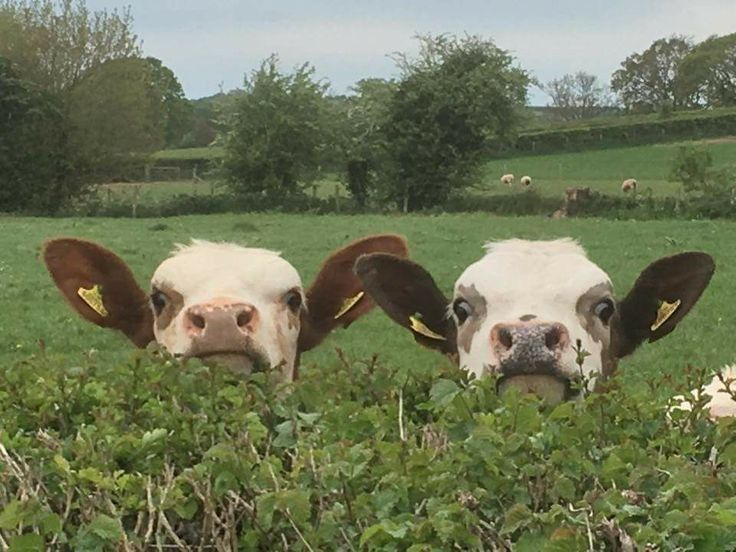
#> input picture img_2.jpg, 736 x 552 px
$ jupyter execute jTask_2.ipynb
#> lines starting #> are read from the running program, lines starting #| are printed output that depends on the picture; long printed decimals are rounded
[cell 1]
import numpy as np
import cv2
import matplotlib.pyplot as plt

image = cv2.imread('img_2.jpg')
#> image is the input picture: shape (552, 736, 3); mean B, G, R 87.5, 118.4, 112
image_gray = cv2.cvtColor(image, cv2.COLOR_BGR2GRAY)
plt.imshow(image_gray, cmap="gray")
plt.show()

[cell 2]
# Зашумление изображения при помощи шума гаусса, постоянного шума.
# Шум гаусса
mean = 0
stddev = 100
noise_gauss = np.zeros(image_gray.shape, np.uint8)
cv2.randn(noise_gauss, mean, stddev)
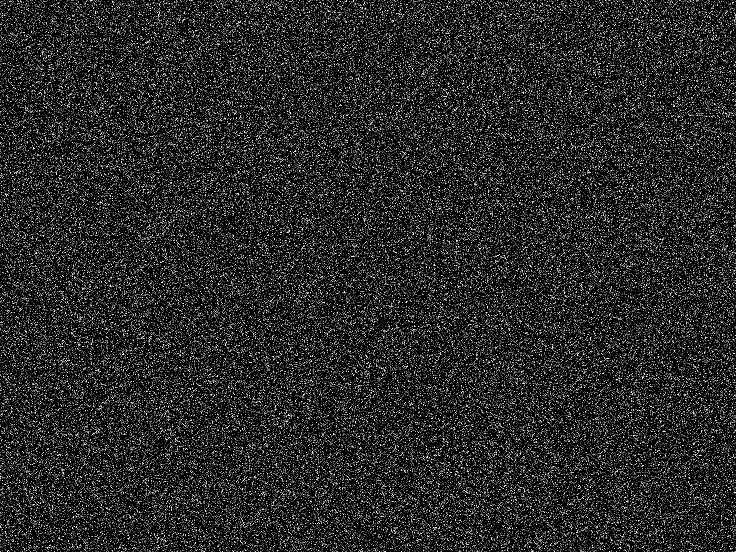
#> noise_gauss: shape (552, 736); min 0, max 255, mean 39.7
print('== noise_gauss ==')
print(noise_gauss)
#> (printed output is left out)

plt.imshow(noise_gauss, cmap="gray")
plt.show()

image_noise_gauss = cv2.add(image_gray,noise_gauss)
plt.imshow(image_noise_gauss, cmap="gray")
plt.show()

[cell 3]
# Постоянный шум
noise_uniform = np.zeros(image_gray.shape, np.float32)
a = 0
b = 50
cv2.randu(noise_uniform, a, b)
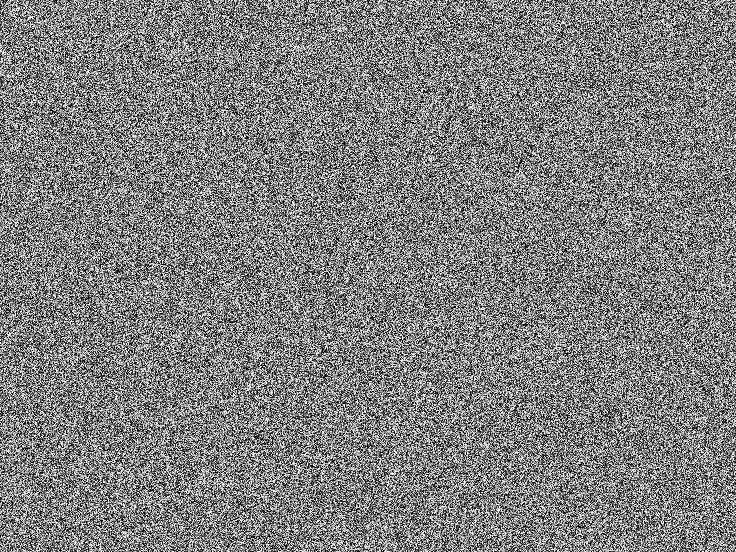
#> noise_uniform: shape (552, 736) float32; min 5.72e-06, max 50, mean 25; drawn with min black and max white
print('== noise_uniform ==')
print(noise_uniform)
#> (printed output is left out)

plt.imshow(noise_uniform, cmap="gray")
plt.show()

image_noise_uniform = cv2.add(image_gray.astype(np.float32), noise_uniform)
image_noise_uniform = np.clip(image_noise_uniform, 0, 255).astype(np.uint8)
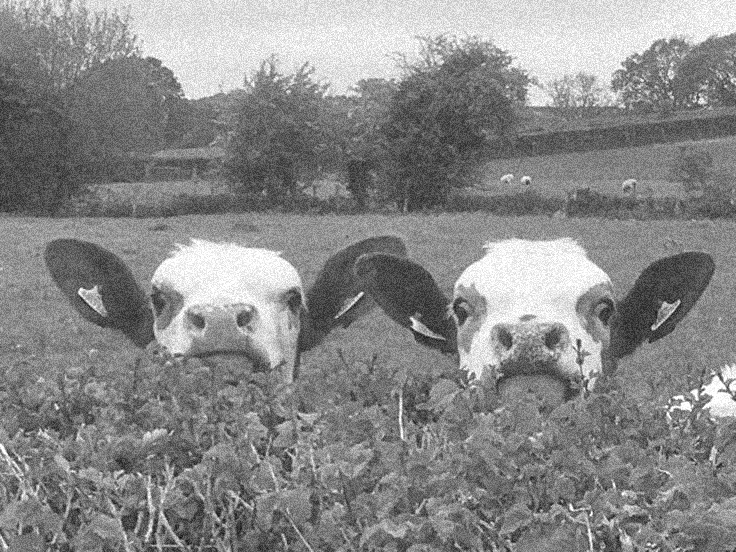
#> image_noise_uniform: shape (552, 736); min 7, max 255, mean 137.4
plt.imshow(image_noise_uniform, cmap="gray")
plt.show()

[cell 4]
# Протестировать медианный фильтр, фильтр гаусса, билатериальный фильтр, фильтр нелокальных средних с различными параметрами.
# Шум гаусса:
print('== Шум гаусса: ==')
from skimage.metrics import structural_similarity, mean_squared_error
mse_gauss = mean_squared_error(image_gray, image_noise_gauss)
#> mse_gauss = 3496.2
(ssim, diff) = structural_similarity(image_gray, image_noise_gauss, full=True)
#> ssim = 0.158
print('-- до --')
print(mse_gauss, ssim)
#| 3496.174 0.158

print('-- Медианный фильтр --')
image_gauss_median = cv2.medianBlur(image_noise_gauss, 3)
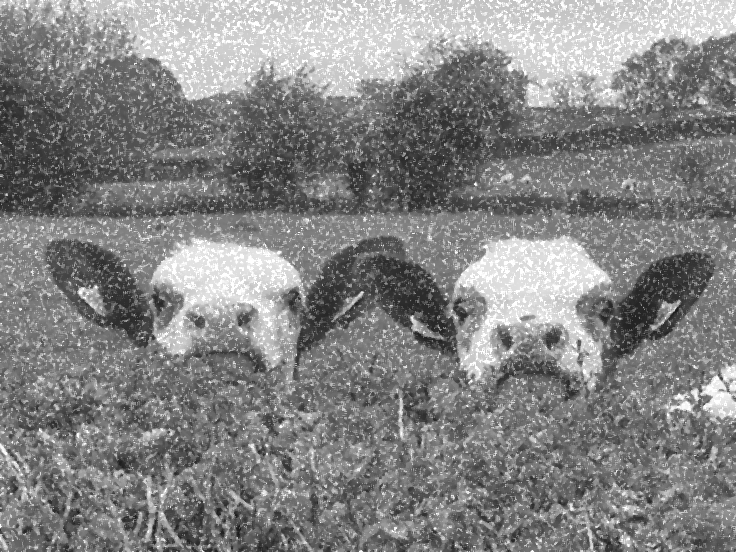
#> image_gauss_median: shape (552, 736); min 25, max 255, mean 132.2

mse_gauss_median = mean_squared_error(image_gray, image_gauss_median)
#> mse_gauss_median = 878.7
(ssim_gauss_median, diff) = structural_similarity(image_gray,  image_gauss_median, full=True)
#> ssim_gauss_median = 0.386

print('MSE:', mse_gauss_median)
#| MSE: 878.653
print('SSIM:', ssim_gauss_median)
#| SSIM: 0.3856
plt.imshow(image_gauss_median, cmap="gray")
plt.show()


print('-- Фильтр Гаусса --')
image_gauss_gaussian = cv2.GaussianBlur(image_noise_gauss, (5, 5), 0)
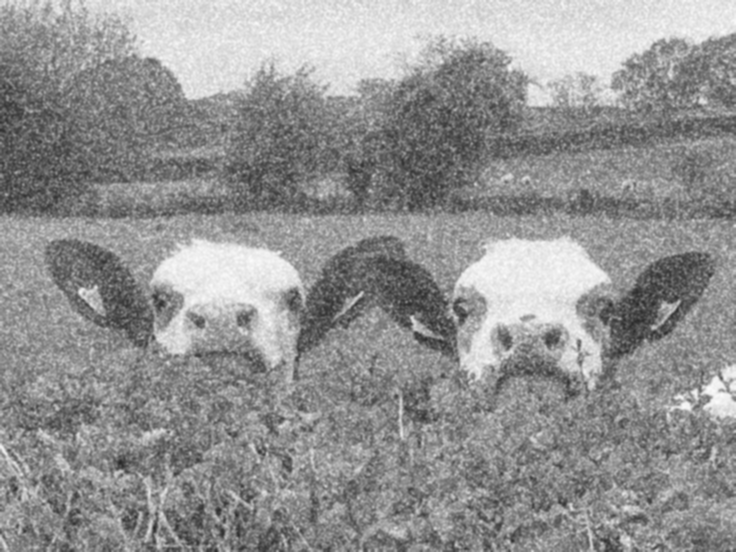
#> image_gauss_gaussian: shape (552, 736); min 38, max 251, mean 147.3

mse_gauss_gaussian = mean_squared_error(image_gray, image_gauss_gaussian)
#> mse_gauss_gaussian = 1446.9
ssim_gauss_gaussian, diff = structural_similarity(image_gray, image_gauss_gaussian, full=True)
#> ssim_gauss_gaussian = 0.533

print('MSE:', mse_gauss_gaussian)
#| MSE: 1446.907
print('SSIM:', ssim_gauss_gaussian)
#| SSIM: 0.5334
plt.imshow(image_gauss_gaussian, cmap="gray")
plt.show()


print('-- Билатеральный фильтр --')
image_gauss_bilateral = cv2.bilateralFilter(image_noise_gauss,9,75,75)

mse_gauss_bilateral = mean_squared_error(image_gray, image_gauss_bilateral)
#> mse_gauss_bilateral = 1473
ssim_gauss_bilateral, diff = structural_similarity(image_gray, image_gauss_bilateral, full=True)
#> ssim_gauss_bilateral = 0.375

print('MSE:', mse_gauss_bilateral)
#| MSE: 1472.957
print('SSIM:', ssim_gauss_bilateral)
#| SSIM: 0.3752
plt.imshow(image_gauss_bilateral, cmap="gray")
plt.show()


print('-- Фильтр нелокальных средних --')
image_gauss_nlm = cv2.fastNlMeansDenoising(image_noise_gauss,h = 20)

mse_gauss_nlm = mean_squared_error(image_gray, image_gauss_nlm)
#> mse_gauss_nlm = 3415.5
ssim_gauss_nlm, diff = structural_similarity(image_gray, image_gauss_nlm, full=True)
#> ssim_gauss_nlm = 0.253

print('MSE:', mse_gauss_nlm)
#| MSE: 3415.500
print('SSIM:', ssim_gauss_nlm)
#| SSIM: 0.2526
plt.imshow(image_gauss_nlm, cmap="gray")
plt.show()

def best_filter():
    mse = {
        'Медианный': mse_gauss_median,
        'Гаусса': mse_gauss_gaussian,
        'Билатеральный': mse_gauss_bilateral,
        'Нелокальных средних': mse_gauss_nlm
    }
#> mse = {'Медианный': 878.7, 'Гаусса': 1446.9, 'Билатеральный': 1473, 'Нелокальных средних': 3415.5}

    ssim = {
        'Медианный': ssim_gauss_median,
        'Гаусса': ssim_gauss_gaussian,
        'Билатеральный': ssim_gauss_bilateral,
        'Нелокальных средних': ssim_gauss_nlm
    }
#> ssim = {'Медианный': 0.386, 'Гаусса': 0.533, 'Билатеральный': 0.375, 'Нелокальных средних': 0.253}

    print('Лучший по MSE:', min(mse, key=mse.get))
#| Лучший по MSE: Медианный
    print('Лучший по SSIM:', max(ssim, key=ssim.get))
#| Лучший по SSIM: Гаусса

best_filter()

[cell 5]
# Постоянный шум:
print('== Постоянный шум: ==')
mse_uniform = mean_squared_error(image_gray, image_noise_uniform)
#> mse_uniform = 803.1
(ssim_uniform, diff) = structural_similarity(image_gray, image_noise_uniform, full=True)
#> ssim_uniform = 0.539

print('-- до --')
print(mse_uniform, ssim_uniform)
#| 803.143 0.5394

print('-- Медианный фильтр --')
image_uniform_median = cv2.medianBlur(image_noise_uniform, 3)

mse_uniform_median = mean_squared_error(image_gray, image_uniform_median)
#> mse_uniform_median = 680.7
ssim_uniform_median, diff = structural_similarity(image_gray, image_uniform_median, full=True)
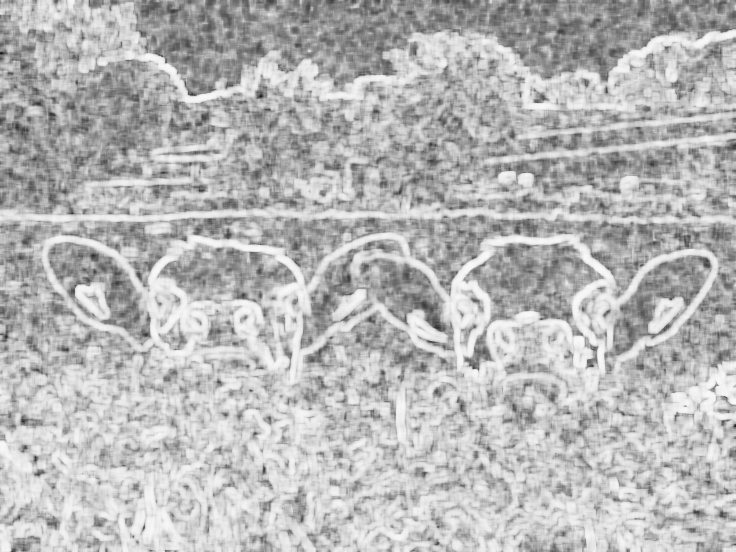
#> diff: shape (552, 736) float64; min 0.0957, max 0.981, mean 0.722
#> ssim_uniform_median = 0.722

print('MSE:', mse_uniform_median)
#| MSE: 680.661
print('SSIM:', ssim_uniform_median)
#| SSIM: 0.7225

plt.imshow(image_uniform_median, cmap="gray")
plt.show()


print('-- Фильтр Гаусса --')
image_uniform_gaussian = cv2.GaussianBlur(image_noise_uniform, (5, 5), 0)

mse_uniform_gaussian = mean_squared_error(image_gray, image_uniform_gaussian)
#> mse_uniform_gaussian = 656.9
ssim_uniform_gaussian, diff = structural_similarity(image_gray, image_uniform_gaussian, full=True)
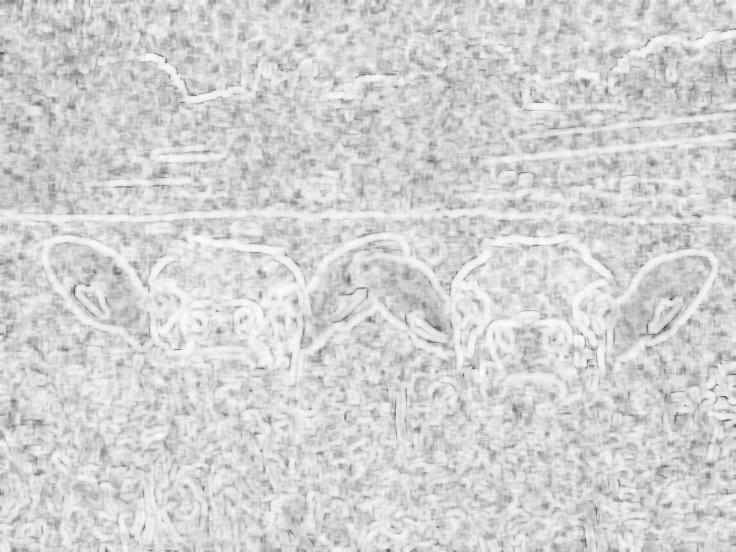
#> diff: shape (552, 736) float64; min 0.225, max 0.985, mean 0.829
#> ssim_uniform_gaussian = 0.829

print('MSE:', mse_uniform_gaussian)
#| MSE: 656.890
print('SSIM:', ssim_uniform_gaussian)
#| SSIM: 0.8294

plt.imshow(image_uniform_gaussian, cmap="gray")
plt.show()


print('-- Билатеральный фильтр --')
image_uniform_bilateral = cv2.bilateralFilter(image_noise_uniform, 9, 75, 75)
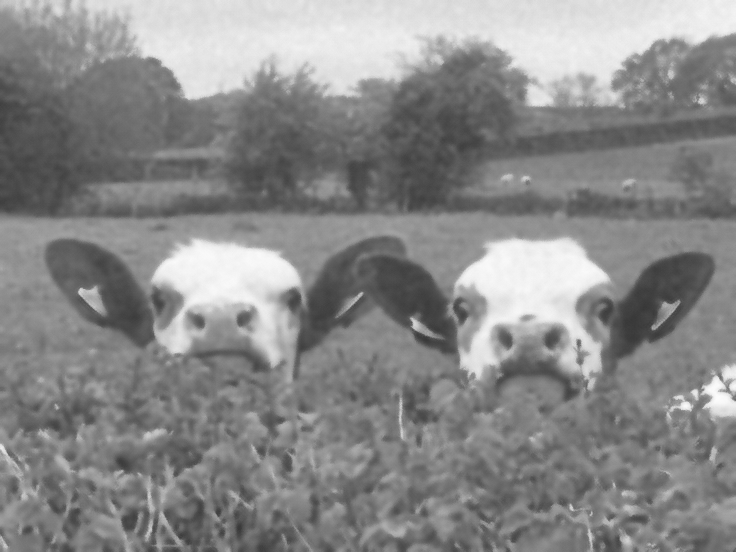
#> image_uniform_bilateral: shape (552, 736); min 55, max 252, mean 137.3

mse_uniform_bilateral = mean_squared_error(image_gray, image_uniform_bilateral)
#> mse_uniform_bilateral = 710
ssim_uniform_bilateral, diff = structural_similarity(image_gray, image_uniform_bilateral, full=True)
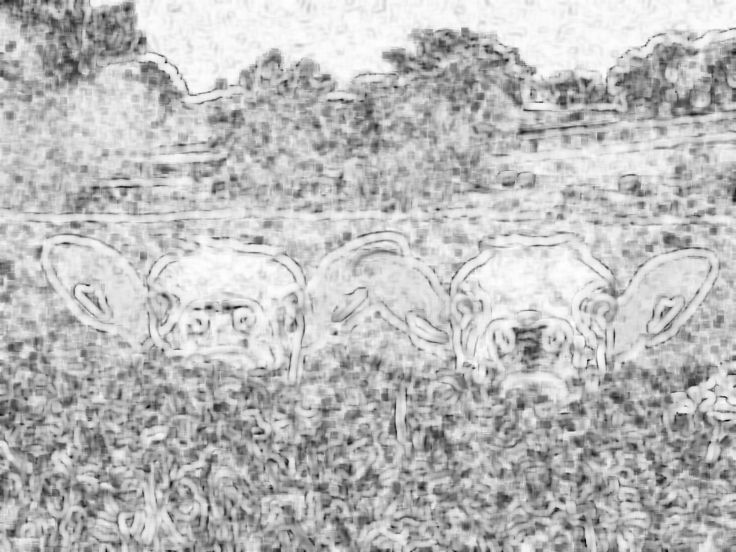
#> diff: shape (552, 736) float64; min -0.0313, max 0.987, mean 0.721; drawn with min black and max white
#> ssim_uniform_bilateral = 0.721

print('MSE:', mse_uniform_bilateral)
#| MSE: 710.000
print('SSIM:', ssim_uniform_bilateral)
#| SSIM: 0.7209

plt.imshow(image_uniform_bilateral, cmap="gray")
plt.show()


print('-- Фильтр нелокальных средних --')
image_uniform_nlm = cv2.fastNlMeansDenoising(image_noise_uniform, h=20)

mse_uniform_nlm = mean_squared_error(image_gray, image_uniform_nlm)
#> mse_uniform_nlm = 683.8
ssim_uniform_nlm, diff = structural_similarity(image_gray, image_uniform_nlm, full=True)
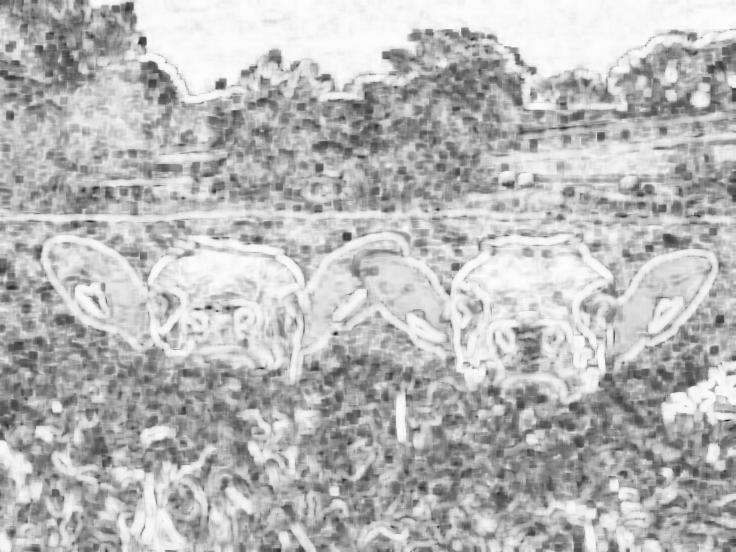
#> diff: shape (552, 736) float64; min 0.105, max 0.994, mean 0.726
#> ssim_uniform_nlm = 0.726

print('MSE:', mse_uniform_nlm)
#| MSE: 683.830
print('SSIM:', ssim_uniform_nlm)
#| SSIM: 0.7255

plt.imshow(image_uniform_nlm, cmap="gray")
plt.show()

def best_filter_uniform():
    mse = {
        'Медианный': mse_uniform_median,
        'Гаусса': mse_uniform_gaussian,
        'Билатеральный': mse_uniform_bilateral,
        'Нелокальных средних': mse_uniform_nlm
    }
#> mse = {'Медианный': 680.7, 'Гаусса': 656.9, 'Билатеральный': 710, 'Нелокальных средних': 683.8}

    ssim = {
        'Медианный': ssim_uniform_median,
        'Гаусса': ssim_uniform_gaussian,
        'Билатеральный': ssim_uniform_bilateral,
        'Нелокальных средних': ssim_uniform_nlm
    }
#> ssim = {'Медианный': 0.722, 'Гаусса': 0.829, 'Билатеральный': 0.721, 'Нелокальных средних': 0.726}

    print('Лучший по MSE:', min(mse, key=mse.get))
#| Лучший по MSE: Гаусса
    print('Лучший по SSIM:', max(ssim, key=ssim.get))
#| Лучший по SSIM: Гаусса

best_filter_uniform()

$ run again, with sar_1.jpg copied over img_2.jpg
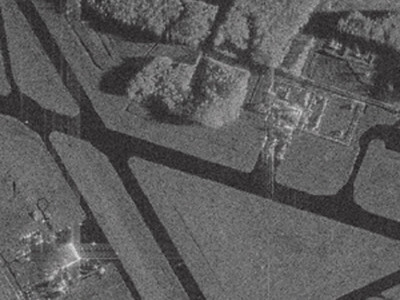
#> input picture sar_1.jpg, 400 x 300 px
#> image is the input picture: shape (300, 400, 3); mean B, G, R 91.8, 91.6, 92.1
#> (printed output is left out)
#> (printed output is left out)
#> mse_gauss = 4060.3
#> `(ssim, diff) = structural_similarity(image_gray, image_noise_gauss, fu..`: ssim = 0.12
#| 4060.329 0.1195
#> mse_gauss_median = 933.6
#> ssim_gauss_median = 0.357
#| MSE: 933.629
#| SSIM: 0.357
#> mse_gauss_gaussian = 1654.5
#> ssim_gauss_gaussian = 0.456
#| MSE: 1654.459
#| SSIM: 0.4563
#> mse_gauss_bilateral = 1661.1
#> ssim_gauss_bilateral = 0.258
#| MSE: 1661.148
#| SSIM: 0.2581
#> mse_gauss_nlm = 4053.6
#> ssim_gauss_nlm = 0.12
#| MSE: 4053.595
#| SSIM: 0.1197
#> in best_filter, `mse = { 'Медианный': mse_gauss_median, 'Гаусса': mse_gauss_gaussian, '..`: mse = {'Медианный': 933.6, 'Гаусса': 1654.5, 'Билатеральный': 1661.1, 'Нелокальных средних': 4053.6}
#> in best_filter, `ssim = { 'Медианный': ssim_gauss_median, 'Гаусса': ssim_gauss_gaussian..`: ssim = {'Медианный': 0.357, 'Гаусса': 0.456, 'Билатеральный': 0.258, 'Нелокальных средних': 0.12}
#| Лучший по MSE: Медианный
#| Лучший по SSIM: Гаусса
#> mse_uniform = 808.6
#> ssim_uniform = 0.567
#| 808.641 0.5671
#> `image_uniform_median = cv2.medianBlur(image_noise_uniform, 3)`:
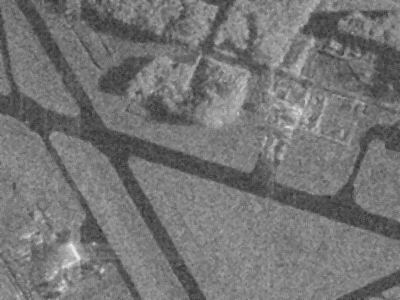
#> image_uniform_median: shape (300, 400); min 47, max 235, mean 116.3
#> mse_uniform_median = 683.6
#> ssim_uniform_median = 0.695
#| MSE: 683.596
#| SSIM: 0.6951
#> mse_uniform_gaussian = 658
#> ssim_uniform_gaussian = 0.764
#| MSE: 658.030
#| SSIM: 0.764
#> mse_uniform_bilateral = 705.2
#> ssim_uniform_bilateral = 0.585
#| MSE: 705.171
#| SSIM: 0.5855
#> mse_uniform_nlm = 694.1
#> `ssim_uniform_nlm, diff = structural_similarity(image_gray, image_unifo..`:
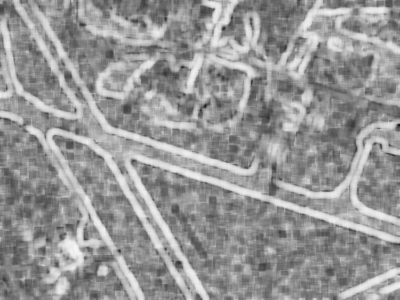
#> diff: shape (300, 400) float64; min 0.0819, max 0.965, mean 0.592
#> ssim_uniform_nlm = 0.593
#| MSE: 694.139
#| SSIM: 0.5934
#> in best_filter_uniform, `mse = { 'Медианный': mse_uniform_median, 'Гаусса': mse_uniform_gaussia..`: mse = {'Медианный': 683.6, 'Гаусса': 658, 'Билатеральный': 705.2, 'Нелокальных средних': 694.1}
#> in best_filter_uniform, `ssim = { 'Медианный': ssim_uniform_median, 'Гаусса': ssim_uniform_gaus..`: ssim = {'Медианный': 0.695, 'Гаусса': 0.764, 'Билатеральный': 0.585, 'Нелокальных средних': 0.593}
#| Лучший по MSE: Гаусса
#| Лучший по SSIM: Гаусса

$ run again, with sar_3.jpg copied over img_2.jpg
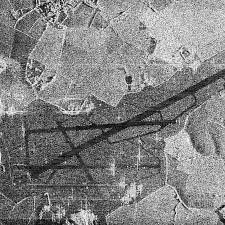
#> input picture sar_3.jpg, 225 x 225 px
#> image is the input picture: shape (225, 225, 3); min 0, max 255, mean 130.6
#> (printed output is left out)
#> (printed output is left out)
#> mse_gauss = 3048.6
#> `(ssim, diff) = structural_similarity(image_gray, image_noise_gauss, fu..`: ssim = 0.479
#| 3048.554 0.4791
#> mse_gauss_median = 1979.9
#> ssim_gauss_median = 0.296
#| MSE: 1979.9168
#| SSIM: 0.2962
#> mse_gauss_gaussian = 1981.4
#> ssim_gauss_gaussian = 0.346
#| MSE: 1981.354
#| SSIM: 0.3464
#> mse_gauss_bilateral = 1822.4
#> ssim_gauss_bilateral = 0.478
#| MSE: 1822.362
#| SSIM: 0.4778
#> mse_gauss_nlm = 3003.7
#> ssim_gauss_nlm = 0.481
#| MSE: 3003.726
#| SSIM: 0.4815
#> in best_filter, `mse = { 'Медианный': mse_gauss_median, 'Гаусса': mse_gauss_gaussian, '..`: mse = {'Медианный': 1979.9, 'Гаусса': 1981.4, 'Билатеральный': 1822.4, 'Нелокальных средних': 3003.7}
#> in best_filter, `ssim = { 'Медианный': ssim_gauss_median, 'Гаусса': ssim_gauss_gaussian..`: ssim = {'Медианный': 0.296, 'Гаусса': 0.346, 'Билатеральный': 0.478, 'Нелокальных средних': 0.481}
#| Лучший по MSE: Билатеральный
#| Лучший по SSIM: Нелокальных средних
#> mse_uniform = 796.6
#> ssim_uniform = 0.884
#| 796.639 0.8843
#> mse_uniform_median = 1454.9
#> ssim_uniform_median = 0.371
#| MSE: 1454.903
#| SSIM: 0.3714
#> mse_uniform_gaussian = 1327.5
#> ssim_uniform_gaussian = 0.415
#| MSE: 1327.465
#| SSIM: 0.4152
#> mse_uniform_bilateral = 1208.8
#> ssim_uniform_bilateral = 0.473
#| MSE: 1208.823
#| SSIM: 0.4731
#> mse_uniform_nlm = 887
#> `ssim_uniform_nlm, diff = structural_similarity(image_gray, image_unifo..`:
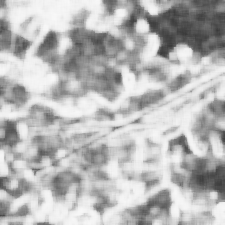
#> diff: shape (225, 225) float64; min 0.227, max 0.975, mean 0.721
#> ssim_uniform_nlm = 0.723
#| MSE: 887.022
#| SSIM: 0.7226
#> in best_filter_uniform, `mse = { 'Медианный': mse_uniform_median, 'Гаусса': mse_uniform_gaussia..`: mse = {'Медианный': 1454.9, 'Гаусса': 1327.5, 'Билатеральный': 1208.8, 'Нелокальных средних': 887}
#> in best_filter_uniform, `ssim = { 'Медианный': ssim_uniform_median, 'Гаусса': ssim_uniform_gaus..`: ssim = {'Медианный': 0.371, 'Гаусса': 0.415, 'Билатеральный': 0.473, 'Нелокальных средних': 0.723}
#| Лучший по MSE: Нелокальных средних
#| Лучший по SSIM: Нелокальных средних
